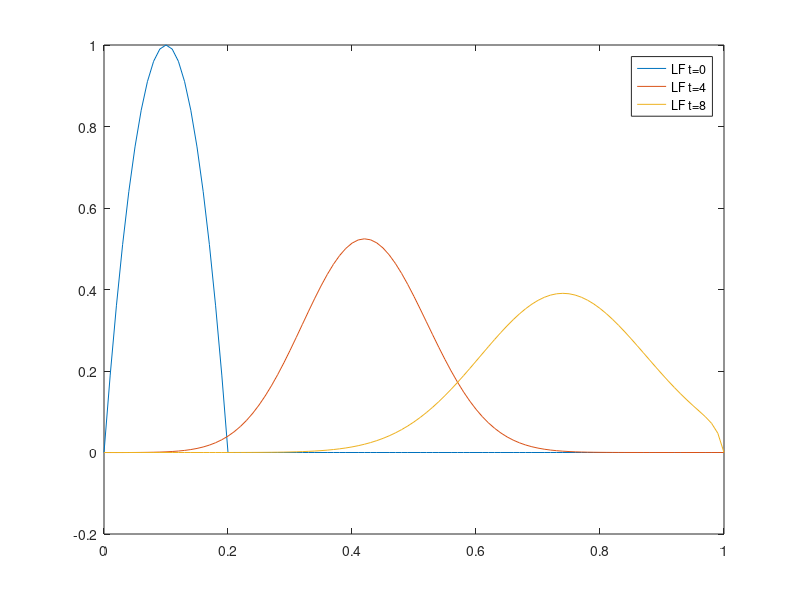

This figure's MATLAB source:
%% Lax-Wendroff Scheme
clc
clearvars

h_x=0.01;
h_t=0.005;
x02=0:h_x:1;
% x1=0.2+h_x:h_x:1;

length_x=length(x02);%+length(x1);
t=linspace(h_t,8,8/h_t);
length_t=length(t);
u=0.08;

T=zeros(length_t,length_x);
%introducing BC


%introducing IC
x=x02;
for i=1:length_x
    if x(i)<=0.2
        T(1,i)=1-(10*x(i)-1)^2;
    else
        T(1,i)=0;
    end
end
T(:,1)=0;
T(:,end)=0;
%solving matrix Explicit Euler time advancement and second-order central
%differencing

clearvars i

g=u*h_t/(h_x);
a=0.001;
g1=a*2*h_t/(h_x^2);


for j=2:length_x-1
    T(2,j)=T(1,j)-g*(T(1,j+1)-T(1,j-1))+g1*(T(1,j+1)-2*T(1,j)+T(1,j-1));
end

for i=2:length_t-1
    for j=2:length_x-1
        T(i+1,j)=T(i-1,j)-g*(T(i,j+1)-T(i,j-1))+g1*(T(i-1,j+1)-2*T(i-1,j)+T(i-1,j-1));
    end
end

ind2=linspace(1,length_t,3);
ind2=round(ind2);
plot(x,T(ind2,:))
legend('LF t=0','LF t=4','LF t=8')